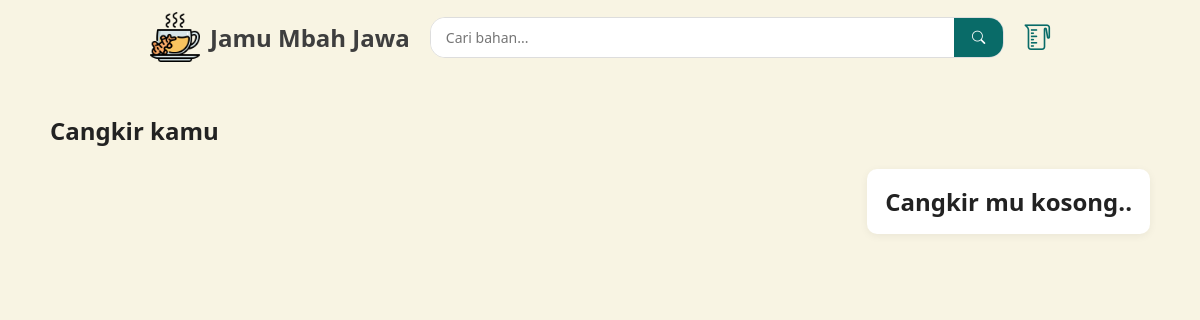
The app's page /pages/keranjang.php, older data.
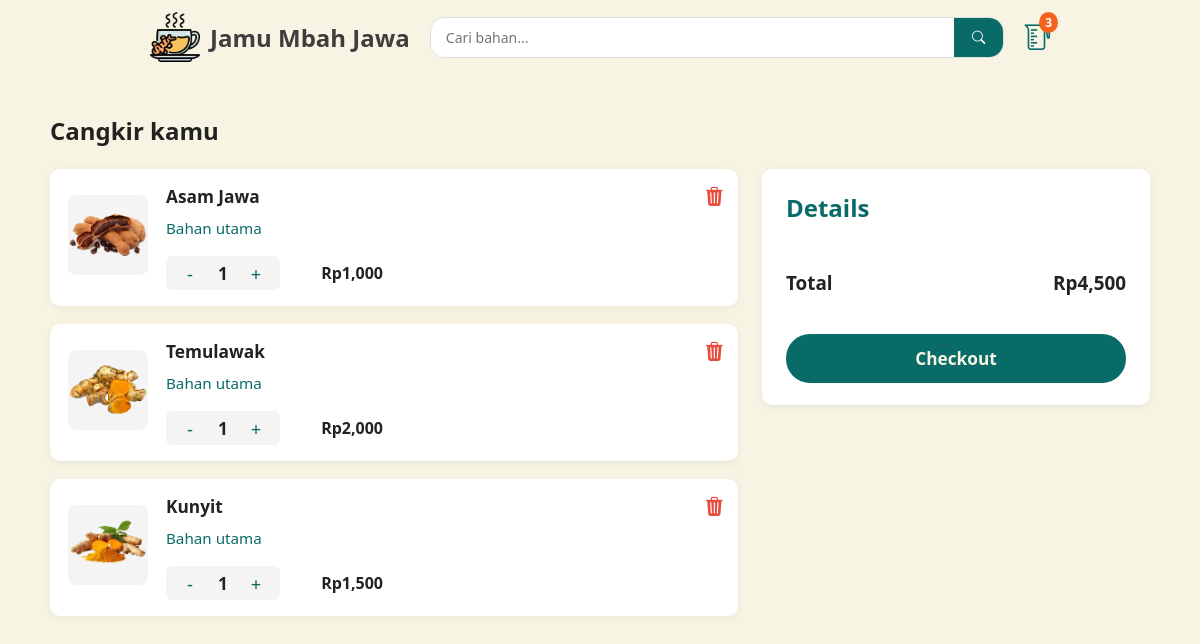
The same page, newer data.
### tables this page shows
CREATE TABLE keranjang(
  id INTEGER PRIMARY KEY,
  bahan_id INTEGER NOT NULL,
  porsi INTEGER NOT NULL DEFAULT 1,
  FOREIGN KEY (bahan_id) REFERENCES bahan(id)
);

CREATE TABLE bahan (
  id INTEGER PRIMARY KEY,
  nama TEXT NOT NULL,
  deskripsi TEXT NOT NULL,
  harga INTEGER NOT NULL,
  jenis TEXT NOT NULL,
  foto VARCHAR(255)
);

### backend/koneksi.php (called while the page is built)
<?php
try{
    $kon = new \PDO('sqlite:'.__DIR__.'/../database/database.db');
}catch(\PDOException $e){
    echo $e->getMessage();
}
$namaToko = "Jamu Mbah Jawa";
include "worker.php";
include "call.php";

### backend/worker.php (called while the page is built, shortened)
<?php
class TableKeranjang{
    function fetchAllData() {
        global $kon;
        $stmt = $kon->query("
            SELECT
                k.id AS keranjang_id,
                k.porsi,
                b.id AS bahan_id,
                b.nama,
                b.harga,
                b.foto,
                b.jenis,
                (k.porsi * b.harga) AS total_harga
            FROM keranjang k
            JOIN bahan b ON k.bahan_id = b.id
            ORDER BY k.id DESC
        ");
        return $stmt->fetchAll(PDO::FETCH_ASSOC);
    }
}
$keranjang = new TableKeranjang();

### backend/call.php (called while the page is built, shortened)
<?php
$totalDataKeranjang = count($keranjang->fetchAllData());

### pages/keranjang.php (the view, shortened to what this page needs)
<?php
include("../backend/koneksi.php");
$listKeranjang = $keranjang->fetchAllData();
?>
<!DOCTYPE html>
<html lang="id">
<head>
    <link rel="stylesheet" href="../asset/css/navbar.css">
    <link rel="stylesheet" href="../asset/css/global.css">
    <link rel="stylesheet" href="../asset/css/keranjang.css">
    <link rel="stylesheet" href="https://cdn.jsdelivr.net/npm/bootstrap-icons@1.13.1/font/bootstrap-icons.min.css">
</head>
<body>
    <header>
        <nav>
            <div class="logo">
                <img src="../asset/img/ginger-tea.png" alt="Logo" height="50px">
                <h2><?= $namaToko ?></h2>
            </div>
            <div class="search-container">
                <form action="/" method="get" class="search">
                    <input type="text" name="search" id="search" placeholder="Cari bahan...">
                    <button type="submit"><i class="bi bi-search"></i></button>
                </form>
            </div>
            <div class="cart">
                <a href="keranjang.php"><i class="bi bi-measuring-cup"></i></a>
                <?php if($totalDataKeranjang !== 0): ?>
                    <span class="cart-count"><?= $totalDataKeranjang ?></span>
                    <?php else:?>
                <?php endif; ?>
            </div>
        </nav>
    </header>
    <main class="cart-main">
    <h2 class="cart-title">Cangkir kamu</h2>
        <div class="cart-layout">
            <?php if(!empty($listKeranjang)): ?>
            <div class="cart-items">
                <?php foreach ($listKeranjang as $k):
                    $subtotal = $k['total_harga'];
                    $totalHarga += $subtotal;
                    ?>
                <div class="cart-item">
                    <div class="cart-item-img">
                        <img src="../<?= htmlspecialchars($k['foto']) ?>" alt="<?= htmlspecialchars($k['nama']) ?>">
                    </div>
                    <div class="cart-item-details">
                        <div class="cart-item-header">
                            <h3><?= htmlspecialchars($k['nama']) ?></h3>
                        </div>
                        <div class="cart-item-category">
                            <span class="delivery-method"><?= htmlspecialchars($k['jenis']) ?></span>
                        </div>
                        <div class="cart-item-actions">
                            <form method="POST" class="qty-form">
                                <button type="submit" name="action" value="min" class="qty-btn">-</button>
                                <span class="qty-count"><?= $k['porsi'] ?></span>
                                <button type="submit" name="action" value="plus" class="qty-btn">+</button>
                            </form>
                            <div class="cart-item-price">
                                Rp<?= number_format($k['total_harga']) ?>
                            </div>
                        </div>
                    </div>
                    <a href="?d=<?= $k['keranjang_id'] ?>" class="cart-item-delete"><i class="bi bi-trash3-fill"></i></a>
                </div>
                <?php endforeach; ?>
            </div>
            <?php else: ?>
                    <div class="cart-item">
                        <h2 class="empty-cart">Cangkir mu kosong..</h2>
                    </div>
                </div>
            <?php endif; ?>
            <?php if (!empty($listKeranjang)): ?>
            <div class="cart-summary">
                <div class="details-options">
                    <h2>Details</h2>
                </div>
                <div class="summary-total">
                    <span>Total</span>
                    <span>Rp<?= number_format($totalHarga) ?></span>
                </div>
                <a href="?nuke=doit" class="checkout-btn">Checkout</a>
            </div>
            <?php else: ?>
                <?php endif; ?>
        </div>
    </main>
</body>
</html>

### asset/css/navbar.css (style rules this page uses)
nav { display: flex; align-items: center; justify-content: space-between; padding: 12px 150px; background-color: var(--primary-color); gap: 20px; flex-wrap: wrap; }
nav .logo { display: flex; align-items: center; gap: 10px; flex-shrink: 0; }
nav .logo h2 { font-size: 1.5rem; color: #3e3e3e; margin: 0; }
.search-container { flex: 1; display: flex; justify-content: center; }
.search { display: flex; width: 100%; max-width: 800px; background-color: white; border-radius: 15px; overflow: hidden; border: 1px solid #ddd; }
.search input[type="text"] { flex: 1; padding: 10px 15px; border: none; outline: none; font-size: 14px; }
.search button { background-color: var(--secondary-color); color: white; border: none; padding: 10px 18px; cursor: pointer; transition: background-color 0.3s ease; }
nav .cart a { font-size: 1.6rem; color: var(--secondary-color); transition:0.3s ease; flex-shrink: 0; }
.cart { position: relative; display: inline-block; }
.cart-count { position: absolute; top: -8px; right: -8px; background: #F4631E; color: white; font-size: 12px; font-weight: bold; padding: 2px 6px; border-radius: 50%; }

### asset/css/global.css (style rules this page uses)
:root { --primary-color : #f8f4e3; --secondary-color :#096B68; --white: #fff; --gray: #f4f4f4; --border: #e0e0e0; --danger: #e74c3c; }
* { padding: 0; margin: 0; font-family: 'Segoe UI', sans-serif; }

### asset/css/keranjang.css (style rules this page uses)
body { background: var(--primary-color); color: #222; }
.cart-main { max-width: 1100px; margin: 40px auto; padding: 0 16px; }
.cart-title { font-size: 1.5em; font-weight: 700; margin-bottom: 22px; color: #222; }
.cart-layout { display: flex; gap: 24px; align-items: flex-start; }
.cart-items { flex: 2; display: flex; flex-direction: column; gap: 18px; }
.cart-item { background: var(--white); border-radius: 10px; box-shadow: 0 2px 8px rgba(0,0,0,0.06); display: flex; align-items: center; padding: 16px 18px; position: relative; transition: box-shadow 0.2s; }
.cart-item-img img { width: 80px; height: 80px; object-fit: cover; border-radius: 8px; background: var(--gray); }
.cart-item-details { flex: 1; margin-left: 18px; display: flex; flex-direction: column; gap: 6px; }
.cart-item-header h3 { font-size: 1.08em; margin: 0 0 4px 0; font-weight: 600; }
.cart-item-category { font-size: 0.95em; color: var(--secondary-color); margin-bottom: 4px; }
.cart-item-actions { display: flex; align-items: center; gap: 18px; margin-top: 8px; }
.qty-form { display: flex; align-items: center; gap: 8px; background: var(--gray); border-radius: 6px; padding: 3px 10px; }
.qty-btn { background: none; border: none; color: var(--secondary-color); font-size: 1.15em; width: 28px; height: 28px; border-radius: 50%; cursor: pointer; transition: all 0.2s; }
.qty-count { font-weight: 600; font-size: 1.08em; min-width: 22px; text-align: center; }
.cart-item-price { font-weight: 700; color: #222; min-width: 85px; text-align: right; }
.cart-item-delete i { position: absolute; right: 14px; top: 14px; color: var(--danger); font-size: 1.2em; text-decoration: none; transition: color 0.2s; }
.cart-summary { flex: 1; background: var(--white); border-radius: 10px; box-shadow: 0 2px 8px rgba(0,0,0,0.06); padding: 22px 24px; min-width: 290px; max-width: 340px; display: flex; flex-direction: column; gap: 18px; }
.details-options { color: var(--secondary-color); margin-bottom: 16px; }
.summary-total { display: flex; justify-content: space-between; font-size: 1.18em; font-weight: 700; margin: 12px 0; }
.checkout-btn { display: block; width: 100%; background: var(--secondary-color); color: var(--primary-color); text-align: center; padding: 13px 0; border-radius: 24px; font-size: 1.08em; font-weight: 700; text-decoration: none; margin-top: 8px; transition: all 0.2s; }

Row changes from the older to the newer data that the page shows:
added keranjang: bahan.foto (picture), bahan.nama "Asam Jawa", bahan.jenis "Bahan utama", porsi "1", total_harga "1,000"
added keranjang: bahan.foto (picture), bahan.nama "Temulawak", bahan.jenis "Bahan utama", porsi "1", total_harga "2,000"
added keranjang: bahan.foto (picture), bahan.nama "Kunyit", bahan.jenis "Bahan utama", porsi "1", total_harga "1,500"
Text that changed along with them:
$totalDataKeranjang: (not shown) → "3"
$totalHarga: (not shown) → "4,500"
text no longer shown: "Cangkir mu kosong.."
text now shown: "Details Total Rp Checkout"
